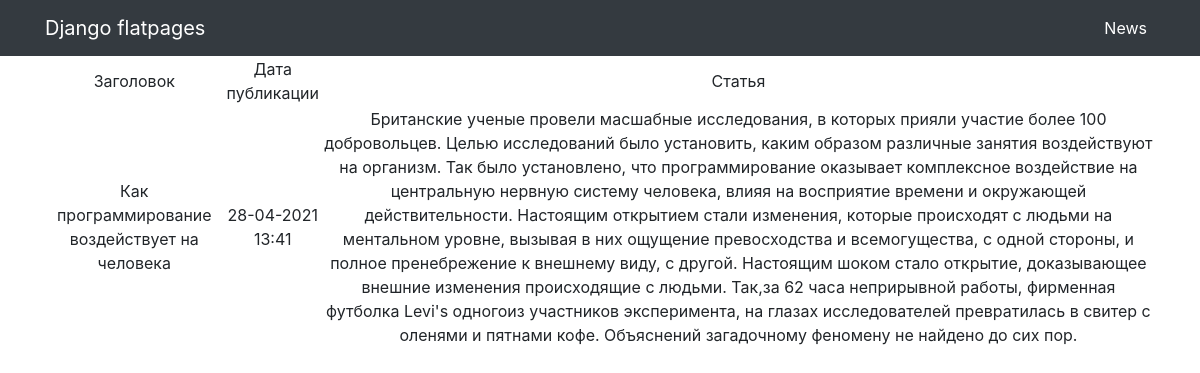
Before: /allnews/2 with the older database file.
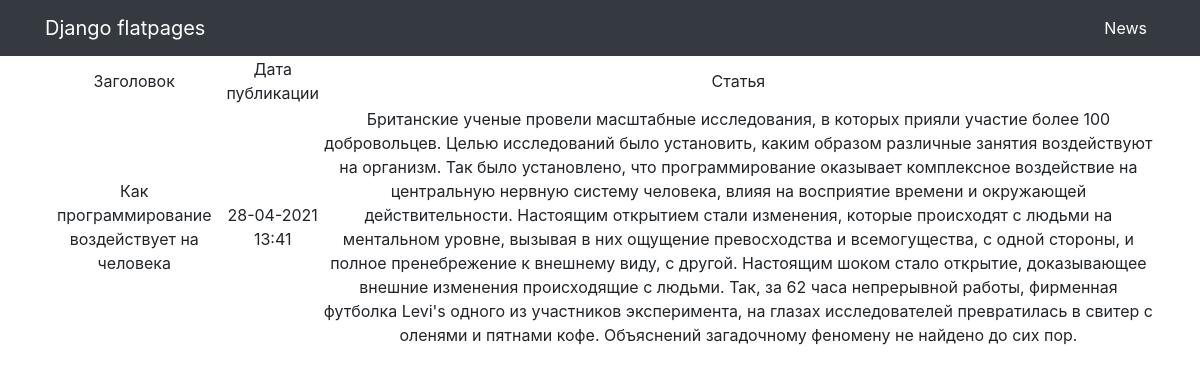
After: the same page with the newer database file.
### news/models.py (models this page shows, shortened)
class Post(models.Model):
    author = models.ForeignKey(to='Author',
                               on_delete = models.CASCADE,
                               related_name='allnews')
    type = models.CharField(max_length=3,
                            choices=POST_TYPES, )
    date_time = models.DateTimeField(auto_now_add=True)
    category = models.ManyToManyField(to='Category',
                                      through='PostCategory',
                                      related_name='allnews')
    header = models.TextField()
    text = models.TextField()
    rating = models.IntegerField(default=0)

### news/views.py (the view)
# urls.py: path('<int:pk>', NewsDetail.as_view()),  # pk — это первичный ключ товара, который будет выводиться у нас в шаблон
class NewsDetail(DetailView):
    model = Post # модель всё та же, но мы хотим получать детали конкретно отдельного товара
    template_name = 'a-news.html' # название шаблона будет product.html
    context_object_name = 'anews' # название объекта. в нём будет

### news/templatetags/custom_filters.py (called while the page is built)
@register.filter(name='censor') # регестрируем наш фильтр под именем multiply, чтоб django понимал, что это именно фильтр, а не простая функция
def censor(value): # первый аргумент здесь это то значение, к которому надо применить фильтр, второй аргуменит — это аргумент фильтра, т.е. примерно следующее будет в шаблоне value|multiply:arg
    for word in obscene_words:
        if word in value:
            new_value = value.replace(word, "***")
            return new_value
        else:
            return value

### templates/a-news.html (shortened to what this page needs)
{% extends 'flatpages/default.html' %}
{% load custom_filters %}
{% block content %}
 {% if anews %}
 <table>
            <tr>
                <td>
                    Заголовок
                </td>
                <td>
                    Дата публикации
                </td>
                <td>
                    Статья
                </td>
            </tr>
            <tr>
                <td>
                    {{ anews.header|censor }}
                </td>
                <td>
                    {{ anews.date_time|date:'d-m-Y H:i' }}
                </td>
                <td>
                    {{ anews.text|censor }}
                </td>
            </tr>
        </table>
    {% else %}
        <h2>Новостей нет!</h2>
    {% endif %}
{% endblock content %}

Changed rows visible on the page:
changed Post "Как программирование воздействует на человека": text|censor "Британские ученые провели масшабные исследования, в которых прияли участие более 100 добровольцев. Целью исследований было установить, каким образом различные занятия воздействуют на организм. Так было установлено, что программирование оказывает комплексное воздействие на центральную нервную систему человека, влияя на восприятие времени и окружающей действительности. Настоящим открытием стали изменения, которые происходят с людьми на ментальном уровне, вызывая в них ощущение превосходства и всемогущества, с одной стороны, и полное пренебрежение к внешнему виду, с другой. Настоящим шоком стало открытие, доказывающее внешние изменения происходящие с людьми. Так,за 62 часа неприрывной работы,…" → "Британские ученые провели масштабные исследования, в которых прияли участие более 100 добровольцев. Целью исследований было установить, каким образом различные занятия воздействуют на организм. Так было установлено, что программирование оказывает комплексное воздействие на центральную нервную систему человека, влияя на восприятие времени и окружающей действительности. Настоящим открытием стали изменения, которые происходят с людьми на ментальном уровне, вызывая в них ощущение превосходства и всемогущества, с одной стороны, и полное пренебрежение к внешнему виду, с другой. Настоящим шоком стало открытие, доказывающее внешние изменения происходящие с людьми. Так, за 62 часа непрерывной…"
